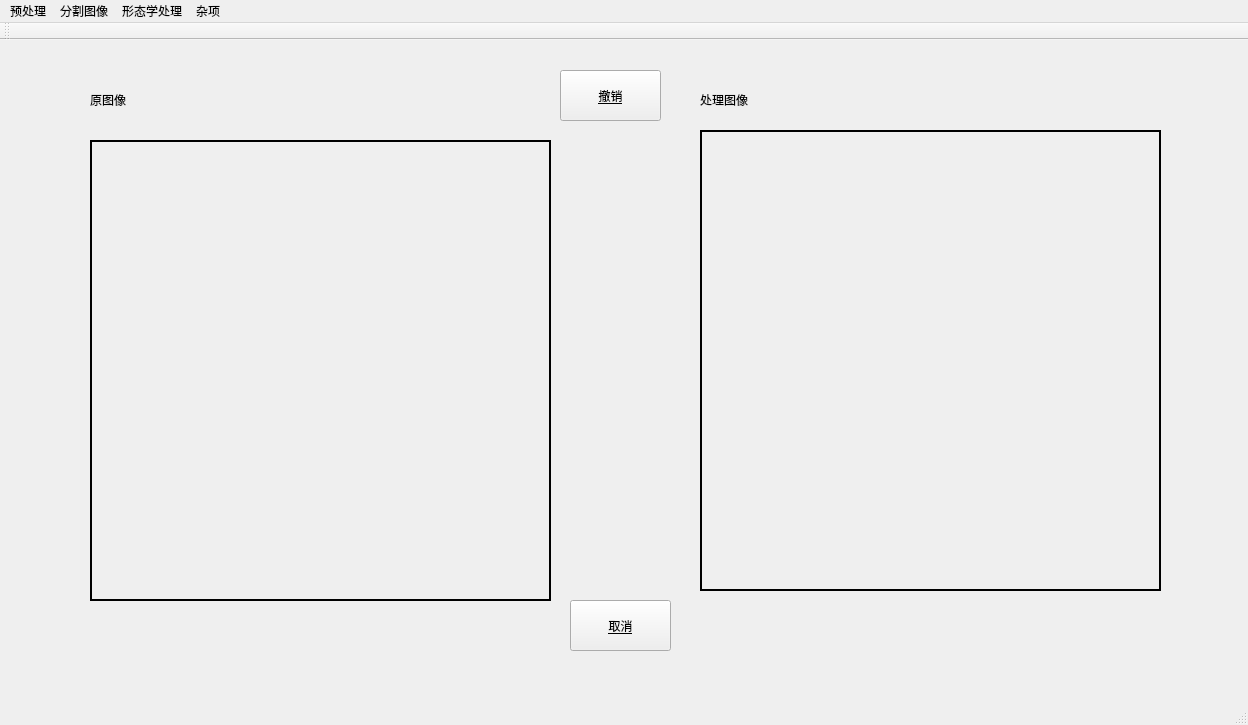
<?xml version="1.0" encoding="UTF-8"?>
<ui version="4.0">
 <class>AllUseClassClass</class>
 <widget class="QMainWindow" name="AllUseClassClass">
  <property name="geometry">
   <rect>
    <x>0</x>
    <y>0</y>
    <width>1248</width>
    <height>725</height>
   </rect>
  </property>
  <property name="windowTitle">
   <string>AllUseClass</string>
  </property>
  <widget class="QWidget" name="centralWidget">
   <widget class="QLabel" name="label_originalImage">
    <property name="geometry">
     <rect>
      <x>90</x>
      <y>50</y>
      <width>69</width>
      <height>20</height>
     </rect>
    </property>
    <property name="text">
     <string>原图像</string>
    </property>
   </widget>
   <widget class="QLabel" name="label_showOriginalImage">
    <property name="geometry">
     <rect>
      <x>90</x>
      <y>100</y>
      <width>461</width>
      <height>461</height>
     </rect>
    </property>
    <property name="frameShape">
     <enum>QFrame::Box</enum>
    </property>
    <property name="lineWidth">
     <number>2</number>
    </property>
    <property name="text">
     <string/>
    </property>
   </widget>
   <widget class="QLabel" name="label_processImages">
    <property name="geometry">
     <rect>
      <x>700</x>
      <y>50</y>
      <width>69</width>
      <height>20</height>
     </rect>
    </property>
    <property name="text">
     <string>处理图像</string>
    </property>
   </widget>
   <widget class="QLabel" name="label_showProcessImage">
    <property name="geometry">
     <rect>
      <x>700</x>
      <y>90</y>
      <width>461</width>
      <height>461</height>
     </rect>
    </property>
    <property name="frameShape">
     <enum>QFrame::Box</enum>
    </property>
    <property name="lineWidth">
     <number>2</number>
    </property>
    <property name="text">
     <string/>
    </property>
   </widget>
   <widget class="QPushButton" name="zpushButton">
    <property name="geometry">
     <rect>
      <x>560</x>
      <y>30</y>
      <width>101</width>
      <height>51</height>
     </rect>
    </property>
    <property name="styleSheet">
     <string notr="true">font: 9pt &quot;Adobe Arabic&quot;;
text-decoration: underline;</string>
    </property>
    <property name="text">
     <string>撤销</string>
    </property>
   </widget>
   <widget class="QPushButton" name="cancelButton">
    <property name="geometry">
     <rect>
      <x>570</x>
      <y>560</y>
      <width>101</width>
      <height>51</height>
     </rect>
    </property>
    <property name="styleSheet">
     <string notr="true">font: 9pt &quot;Adobe Arabic&quot;;
text-decoration: underline;</string>
    </property>
    <property name="text">
     <string>取消</string>
    </property>
   </widget>
  </widget>
  <widget class="QMenuBar" name="menuBar">
   <property name="geometry">
    <rect>
     <x>0</x>
     <y>0</y>
     <width>1248</width>
     <height>22</height>
    </rect>
   </property>
   <widget class="QMenu" name="menu">
    <property name="title">
     <string>预处理</string>
    </property>
    <addaction name="phqzaction"/>
    <addaction name="hdlsaction"/>
   </widget>
   <widget class="QMenu" name="menu_2">
    <property name="title">
     <string>分割图像</string>
    </property>
    <addaction name="OTSUaction"/>
   </widget>
   <widget class="QMenu" name="menu_3">
    <property name="title">
     <string>形态学处理</string>
    </property>
    <addaction name="pzaction"/>
    <addaction name="fsaction"/>
    <addaction name="bgaction"/>
    <addaction name="kqaction"/>
    <addaction name="dmaction"/>
    <addaction name="hmaction"/>
   </widget>
   <widget class="QMenu" name="menu_4">
    <property name="title">
     <string>杂项</string>
    </property>
    <addaction name="wtaction"/>
    <addaction name="zcaction"/>
    <addaction name="yxdaction"/>
    <addaction name="jxdaction"/>
    <addaction name="zxaction"/>
    <addaction name="monoaction"/>
    <addaction name="maxAreaaction"/>
   </widget>
   <addaction name="menu"/>
   <addaction name="menu_2"/>
   <addaction name="menu_3"/>
   <addaction name="menu_4"/>
  </widget>
  <widget class="QToolBar" name="mainToolBar">
   <attribute name="toolBarArea">
    <enum>TopToolBarArea</enum>
   </attribute>
   <attribute name="toolBarBreak">
    <bool>false</bool>
   </attribute>
  </widget>
  <widget class="QStatusBar" name="statusBar"/>
  <action name="phqzaction">
   <property name="text">
    <string>平滑去噪</string>
   </property>
  </action>
  <action name="hdlsaction">
   <property name="text">
    <string>均值化</string>
   </property>
  </action>
  <action name="OTSUaction">
   <property name="text">
    <string>OTSU</string>
   </property>
  </action>
  <action name="wtaction">
   <property name="text">
    <string>检测圆</string>
   </property>
  </action>
  <action name="zcaction">
   <property name="text">
    <string>周长</string>
   </property>
  </action>
  <action name="yxdaction">
   <property name="text">
    <string>圆形度</string>
   </property>
  </action>
  <action name="jxdaction">
   <property name="text">
    <string>矩形度</string>
   </property>
  </action>
  <action name="zxaction">
   <property name="text">
    <string>重心</string>
   </property>
  </action>
  <action name="pzaction">
   <property name="text">
    <string>膨胀</string>
   </property>
  </action>
  <action name="fsaction">
   <property name="text">
    <string>腐蚀</string>
   </property>
  </action>
  <action name="bgaction">
   <property name="text">
    <string>闭关</string>
   </property>
  </action>
  <action name="kqaction">
   <property name="text">
    <string>开启</string>
   </property>
  </action>
  <action name="dmaction">
   <property name="text">
    <string>顶帽</string>
   </property>
  </action>
  <action name="hmaction">
   <property name="text">
    <string>黑帽</string>
   </property>
  </action>
  <action name="monoaction">
   <property name="text">
    <string>几个物体</string>
   </property>
  </action>
  <action name="maxAreaaction">
   <property name="text">
    <string>最大物体面积</string>
   </property>
  </action>
 </widget>
 <layoutdefault spacing="6" margin="11"/>
 <resources/>
 <connections/>
</ui>
